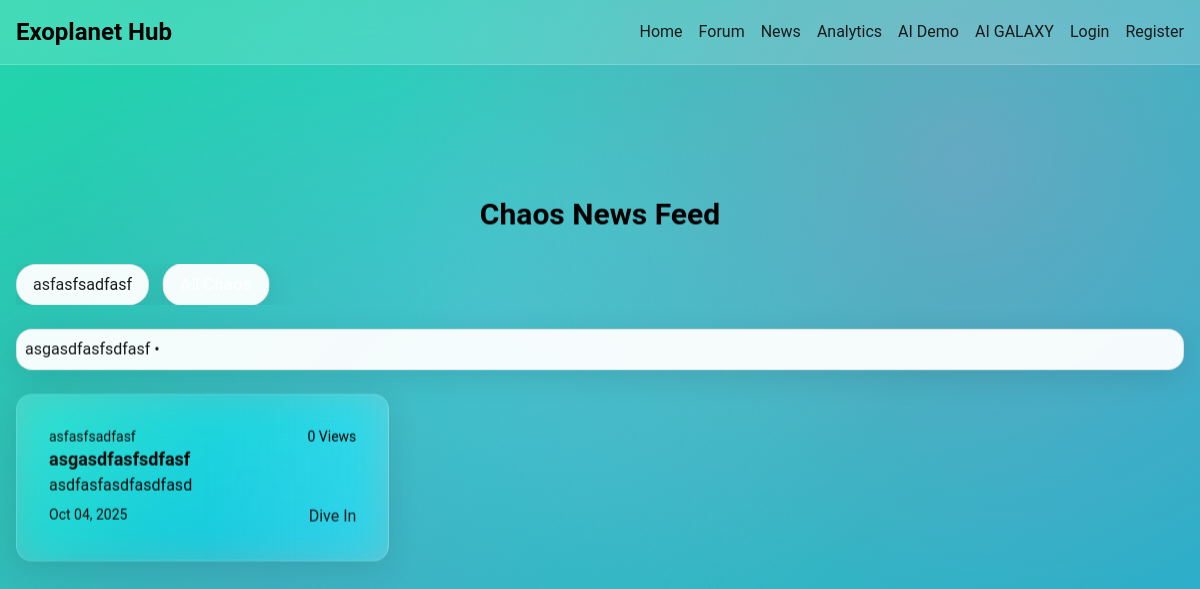
Page /news/ on the committed database.
### main_app/models.py (models this page shows, shortened)
class NewsArticle(models.Model):
    title = models.CharField(max_length=200)
    content = models.TextField()
    category = models.CharField(max_length=100)
    image = models.ImageField(upload_to='news/', blank=True)
    created_at = models.DateTimeField(auto_now_add=True)
    views = models.IntegerField(default=0)

### main_app/views.py (the view)
# urls.py: path('news/', views.news_list, name='news_list'),
def news_list(request):
    articles = NewsArticle.objects.all().order_by('-created_at')
    category_filter = request.GET.get('category', '')
    if category_filter:
        articles = articles.filter(category=category_filter)
    context = {'articles': articles, 'categories': NewsArticle.objects.values('category').distinct()}
    return render(request, 'hackathon/news.html', context)

### templates/hackathon/news.html (shortened to what this page needs)
{% extends 'hackathon/base.html' %}
{% load static %}
{% block content %}
<section class="py-16 px-4 chaos-section bg-gradient-chaos">
    <h2 class="text-3xl font-bold text-center mb-8 chaos-text">Chaos News Feed</h2>
    <div class="max-w-7xl mx-auto">
        <div class="flex space-x-4 mb-6 overflow-x-auto">
            {% for cat in categories %}
            <a href="?category={{ cat.category }}" class="news-filter glass-panel p-2 {% if request.GET.category == cat.category %}active{% endif %}">{{ cat.category }}</a>
            {% endfor %}
            <a href="{% url 'news_list' %}" class="news-filter glass-panel p-2 {% if not request.GET.category %}active{% endif %}">All Chaos</a>
        </div>
        <div class="news-ticker glass-panel p-2 mb-6">
            <div class="ticker-content">
                {% for article in articles %}
                <span>{{ article.title }} • </span>
                {% endfor %}
            </div>
        </div>
        <div class="chaos-grid grid grid-cols-1 md:grid-cols-2 lg:grid-cols-3 gap-6">
            {% for article in articles %}
            <div class="news-card glass-card chaos-card p-4 skeleton">
                <div class="p-4">
                    <div class="flex justify-between">
                        <span class="text-sm chaos-text">{{ article.category }}</span>
                        <span class="text-sm chaos-text">{{ article.views }} Views</span>
                    </div>
                    <h3 class="text-lg font-bold chaos-text">{{ article.title }}</h3>
                    <p class="line-clamp-2">{{ article.content|truncatewords:30 }}</p>
                    <div class="flex justify-between mt-2">
                        <span class="text-sm chaos-text">{{ article.created_at|date:"M d, Y" }}</span>
                        <a href="{% url 'news_detail' article.id %}" class="chaos-link">Dive In</a>
                    </div>
                </div>
            </div>
            {% empty %}
            <p class="text-center chaos-text">No news in the chaos yet. Stay tuned!</p>
            {% endfor %}
        </div>
    </div>
</section>
{% endblock %}

### static/hackathon/style.css (style rules this page uses)
:root { --glass-blur: 20px; --glass-bg: rgba(255, 255, 255, 0.1); --glass-border: 1px solid rgba(255, 255, 255, 0.2); --glass-shadow: 0 8px 32px rgba(0, 0, 0, 0.1); --chaos-primary: linear-gradient(135deg, #667eea 0%, #764ba2 100%); --chaos-secondary: linear-gradient(135deg, #f093fb 0%, #f5576c 100%); --chaos-text: #1a1a1a; --chaos-bg: #f0f0f0; --transition-smooth: all 0.3s cubic-bezier(0.25, 0.46, 0.45, 0.94); --float-duration: 6s; }
.glass-panel, .chaos-panel, .chaos-section { opacity: 1 !important; visibility: visible !important; }
.chaos-text, p, h1, h2, h3, h4, h5, h6, span, div { color: #000000 !important; opacity: 1 !important; }
.glass-panel { background: rgba(255, 255, 255, 0.95) !important; backdrop-filter: none !important; border: 1px solid rgba(0, 0, 0, 0.1) !important; }
* { box-sizing: border-box; }
body { font-family: 'Roboto', sans-serif; background: linear-gradient(-45deg, #ee7752, #e73c7e, #23a6d5, #23d5ab); background-size: 400% 400%; animation: gradientShift 15s ease infinite; color: var(--chaos-text); margin: 0; overflow-x: hidden; }
.chaos-bg::before { content: ''; position: fixed; top: 0; left: 0; width: 100%; height: 100%; background: radial-gradient(circle at 20% 80%, rgba(120, 119, 198, 0.3) 0%, transparent 50%), radial-gradient(circle at 80% 20%, rgba(255, 119, 198, 0.3) 0%, transparent 50%), radial-gradient(circle at 40% 40%, rgba(120, 219, 255, 0.3) 0%, transparent 50%); pointer-events: none; z-index: -1; animation: chaosPulse 20s ease-in-out infinite; }
.glass-panel, .glass-card, .glass-input, .glass-modal, .glass-menu, .glass-frame { background: var(--glass-bg); backdrop-filter: blur(var(--glass-blur)) saturate(180%); border: var(--glass-border); border-radius: 16px; box-shadow: var(--glass-shadow); position: relative; overflow: hidden; }
.glass-panel::before, .glass-card::before, .glass-modal::before { content: ''; position: absolute; top: 0; left: 0; right: 0; bottom: 0; background: linear-gradient(135deg, rgba(255,255,255,0.1) 0%, rgba(255,255,255,0) 50%); pointer-events: none; animation: glassRefraction 4s ease-in-out infinite alternate; }
.nav-link, .chaos-link { position: relative; transition: var(--transition-smooth); color: var(--chaos-text); }
.nav-link::after, .chaos-link::after { content: ''; position: absolute; bottom: -4px; left: 0; width: 0; height: 2px; background: var(--chaos-primary); transition: width 0.3s ease; }
.chaos-threads, .chaos-grid { perspective: 1000px; }
.thread-item, .news-card { transform-style: preserve-3d; transition: var(--transition-smooth); }
.category-filter, .news-filter { background: var(--glass-bg); border: var(--glass-border); color: var(--chaos-text); padding: 0.5rem 1rem; border-radius: 20px; transition: var(--transition-smooth); }
.category-filter.active, .news-filter.active { background: var(--chaos-primary); color: white; transform: scale(1.05); }
.skeleton { background: linear-gradient(90deg, rgba(255,255,255,0.1) 25%, rgba(255,255,255,0.2) 50%, rgba(255,255,255,0.1) 75%); background-size: 200% 100%; animation: shimmer 1.5s infinite; }
@media (min-width: 1024px) { .chaos-grid { grid-template-columns: repeat(3, 1fr); } }
.chaos-section { opacity: 0; transform: translateY(50px) rotateX(10deg); transition: var(--transition-smooth); }

### templates/hackathon/news.html (style rules this page uses)
.ticker-content { display: inline-flex; white-space: nowrap; animation: ticker 20s linear infinite; }

### rows in the picture
NewsArticle: title "asgasdfasfsdfasf", category "asfasfsadfasf", views "0", content "asdfasfasdfasdfasd", created_at "Oct 04, 2025"

### other values in the picture
{{ cat.category }} "asfasfsadfasf"
